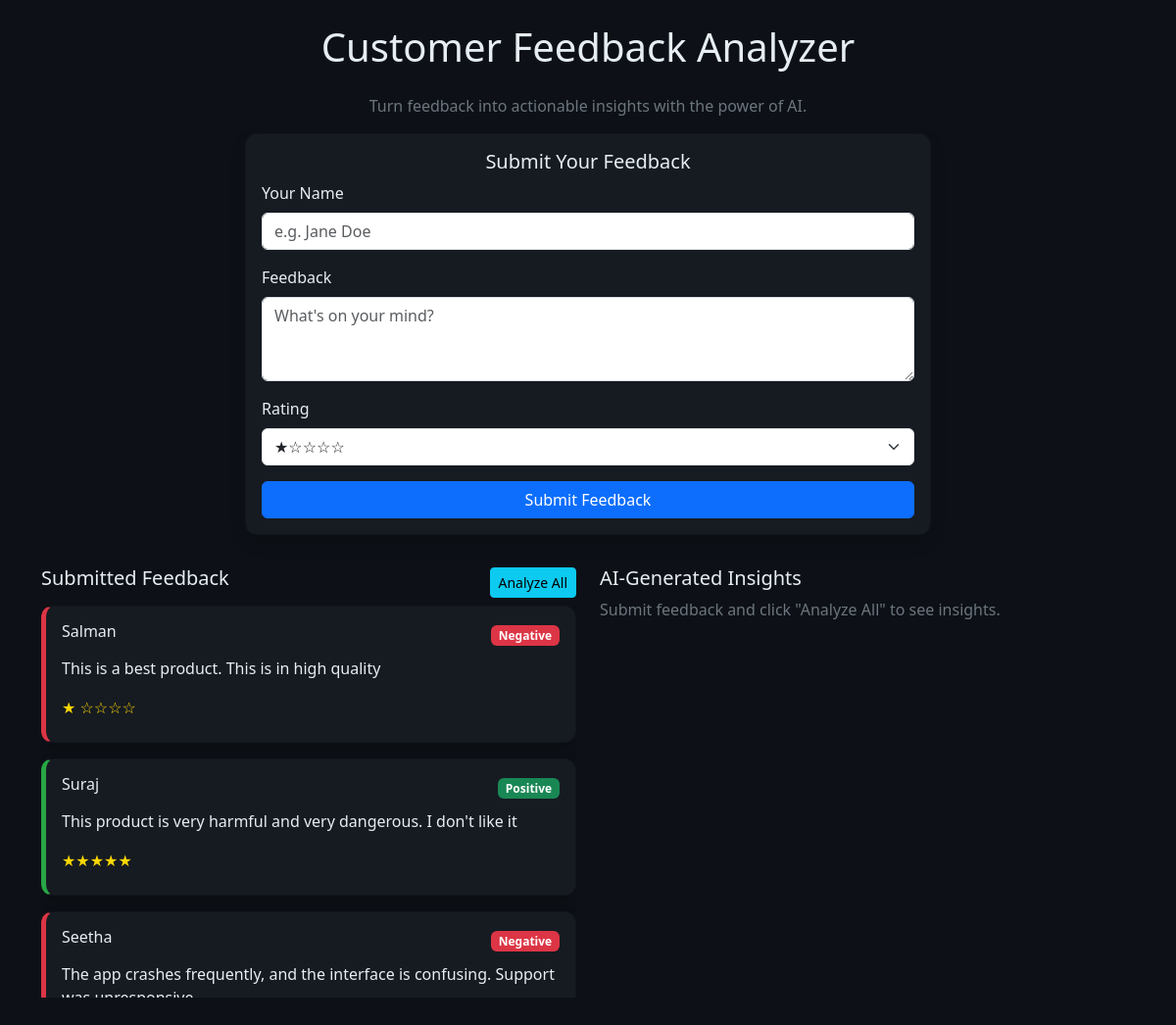
Before: / with the older database file.
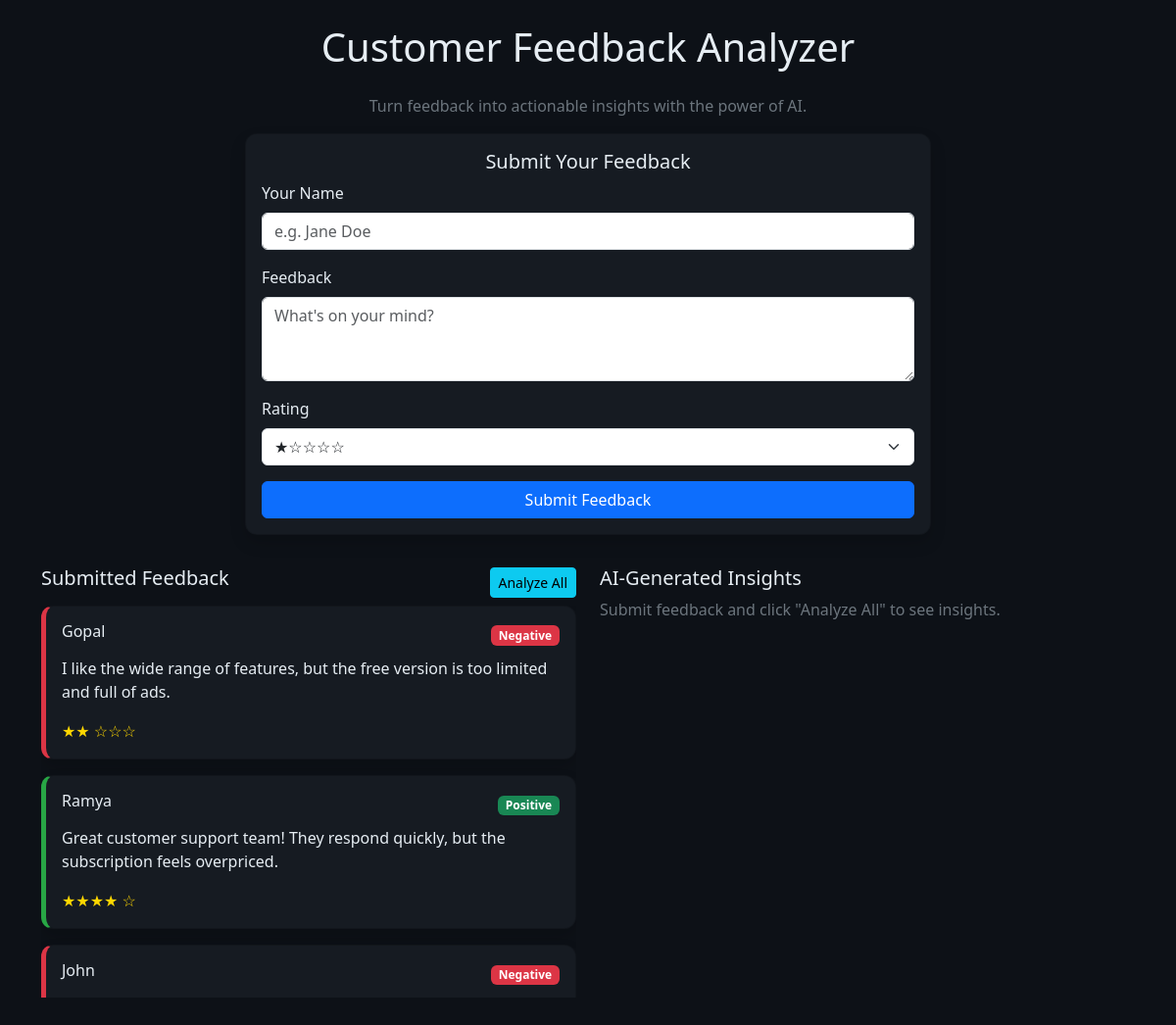
After: the same page with the newer database file.
### tables this page shows
CREATE TABLE feedback (
                id INTEGER PRIMARY KEY AUTOINCREMENT,
                name TEXT NOT NULL,
                feedback_text TEXT NOT NULL,
                rating INTEGER,
                CHECK(rating IS NULL OR rating BETWEEN 1 AND 5)
            );

### app.py (the view, shortened to what this page needs)
@app.route('/', methods=['GET', 'POST'])
def index():
    try:
        with get_db() as conn:
            cursor = conn.cursor()
            cursor.execute('SELECT id, name, feedback_text, rating FROM feedback ORDER BY id DESC')
            feedbacks = cursor.fetchall()
            classifications = get_default_classifications(feedbacks)
            return render_template('index.html', feedbacks=feedbacks, classifications=classifications, show_feedback=False)
    except sqlite3.Error as e:
        logger.error(f"Database error in index: {str(e)}")
        return render_template('index.html', feedbacks=[], classifications=[], error=f"Database error: {str(e)}", show_feedback=False)
    except Exception as e:
        logger.error(f"Unexpected error in index: {str(e)}")
        return render_template('index.html', feedbacks=[], classifications=[], error=f"Unexpected error: {str(e)}", show_feedback=False)

### app.py (called while the page is built)
def get_db():
    conn = sqlite3.connect(DATABASE)
    conn.row_factory = sqlite3.Row  # Allows accessing columns by name
    return conn

def get_default_classifications(feedbacks):
    classifications = []
    for fb in feedbacks:
        rating = fb['rating']
        sentiment = 'Positive' if rating >= 4 else 'Neutral' if rating == 3 else 'Negative'
        classifications.append(f"{fb['name']}: {sentiment}")
    return classifications

### templates/index.html (shortened to what this page needs)
<!DOCTYPE html>
<html lang="en">
<head>
  <link href="https://cdn.jsdelivr.net/npm/bootstrap@5.3.0/dist/css/bootstrap.min.css" rel="stylesheet">
</head>
<body>
  <div class="container py-4">
    <h1 class="text-center mb-4">Customer Feedback Analyzer</h1>
    <p class="text-center text-secondary">Turn feedback into actionable insights with the power of AI.</p>
    <div class="card form-card shadow">
      <div class="card-body">
        <h5 class="card-title text-center">Submit Your Feedback</h5>
        <form method="POST" action="/">
          <div class="mb-3">
            <label for="name" class="form-label">Your Name</label>
            <input type="text" class="form-control" id="name" name="name" placeholder="e.g. Jane Doe" required>
          </div>
          <div class="mb-3">
            <label for="feedback_text" class="form-label">Feedback</label>
            <textarea class="form-control" id="feedback_text" name="feedback_text" placeholder="What's on your mind?" rows="3" required></textarea>
          </div>
          <div class="mb-3">
            <label for="rating" class="form-label">Rating</label>
            <select class="form-select" id="rating" name="rating" required>
              <option value="1">★☆☆☆☆</option>
            </select>
          </div>
          <button type="submit" class="btn btn-primary w-100">Submit Feedback</button>
        </form>
      </div>
    </div>
    <div class="row">
      <div class="col-md-6 mb-4">
        <div class="d-flex justify-content-between align-items-center mb-2">
          <h5>Submitted Feedback</h5>
          <form method="POST" action="/analyze">
            <button type="submit" class="btn btn-info btn-sm">Analyze All</button>
          </form>
        </div>
        {% if feedbacks %}
        <div class="feedback-carousel">
          <div class="feedback-track">
            {% for fb in feedbacks %}
            <div class="card feedback-card shadow
              {% if classifications and classifications[loop.index0] %}
                {% if classifications[loop.index0].split(': ')[1] == 'Positive' %}positive
                {% elif classifications[loop.index0].split(': ')[1] == 'Negative' %}negative
                {% elif classifications[loop.index0].split(': ')[1] == 'Mixed' %}mixed
                {% else %}neutral
                {% endif %}
              {% else %}
                {% if fb['rating'] >= 4 %}positive
                {% elif fb['rating'] == 3 %}neutral
                {% else %}negative
                {% endif %}
              {% endif %}">
              <div class="card-body">
                <div class="d-flex justify-content-between align-items-center">
                  <h6 class="card-title">{{ fb['name'] }}</h6>
                  {% if classifications and classifications[loop.index0] %}
                    {% if classifications[loop.index0].split(': ')[1] == 'Positive' %}
                      <span class="badge bg-success">Positive</span>
                    {% elif classifications[loop.index0].split(': ')[1] == 'Negative' %}
                      <span class="badge bg-danger">Negative</span>
                    {% elif classifications[loop.index0].split(': ')[1] == 'Mixed' %}
                      <span class="badge bg-warning text-dark">Mixed</span>
                    {% else %}
                      <span class="badge bg-warning text-dark">Neutral</span>
                    {% endif %}
                  {% endif %}
                </div>
                <p class="card-text mt-2">{{ fb['feedback_text'] }}</p>
                <div class="stars">
                  {% for i in range(fb['rating']) %}★{% endfor %}
                  {% for i in range(5 - fb['rating']) %}☆{% endfor %}
                </div>
              </div>
            </div>
            {% endfor %}
          </div>
        </div>
        {% else %}
        <p class="text-secondary">No feedback submitted yet.</p>
        {% endif %}
      </div>
      <div class="col-md-6 mb-4">
        <h5>AI-Generated Insights</h5>
        {% if show_feedback and classifications and pain_summary and praise_summary and recommendation %}
          <div class="insight-card insight-praises">
            <h6>Key Praises</h6>
            <p>{{ praise_summary }}</p>
          </div>
          <div class="insight-card insight-pains">
            <h6>Key Pain Points</h6>
            <p>{{ pain_summary }}</p>
          </div>
          <div class="insight-card insight-rec">
            <h6>Actionable Recommendation</h6>
            <p>{{ recommendation }}</p>
          </div>
        {% elif error %}
          <p class="text-danger">Error: {{ error }}</p>
        {% else %}
          <p class="text-secondary">Submit feedback and click "Analyze All" to see insights.</p>
        {% endif %}
      </div>
    </div>
  </div>
</body>
</html>

### templates/index.html (style rules this page uses)
body { background-color: #0d1117; color: #e6edf3; font-family: "Segoe UI", sans-serif; }
.card { background-color: #161b22; border-radius: 12px; color: #e6edf3; box-shadow: 0 4px 10px rgba(0,0,0,0.5); }
.form-card { max-width: 700px; margin: 0 auto 2rem auto; }
.feedback-card { min-height: 140px; transition: transform 0.3s ease; margin-bottom: 1rem; }
.positive { border-left: 5px solid #28a745; }
.negative { border-left: 5px solid #dc3545; }
.feedback-carousel { height: 400px; overflow: hidden; position: relative; }
.feedback-track { display: flex; flex-direction: column; animation: scrollY 18s linear infinite; }
.stars { color: #ffd700; }

Changed rows visible on the page:
removed feedback: name "Salman", shows "Negative", feedback_text "This is a best product. This is in high quality", rating 1 (drawn)
removed feedback: name "Suraj", shows "Positive", feedback_text "This product is very harmful and very dangerous. I don't like it", rating 5 (drawn)
removed feedback: name "Seetha", shows "Negative", feedback_text "The app crashes frequently, and the interface is confusing. Support…"
added feedback: name "Gopal", shows "Negative", feedback_text "I like the wide range of features, but the free version is too limited and full of ads.", rating 2 (drawn)
added feedback: name "Ramya", shows "Positive", feedback_text "Great customer support team! They respond quickly, but the subscription feels overpriced.", rating 4 (drawn)
added feedback: name "John", shows "Negative"
